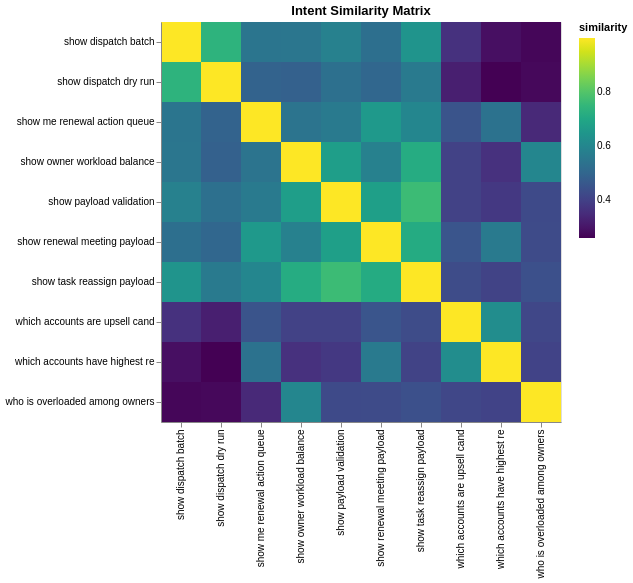

The code cell stored with this chart in its notebook:
### Code cell
// Intent diversity: unique intents and their similarity
function cosine(a: number[], b: number[]): number {
  let dot = 0, na = 0, nb = 0;
  for (let i = 0; i < a.length; i++) {
    dot += a[i] * b[i];
    na += a[i] * a[i];
    nb += b[i] * b[i];
  }
  return dot / (Math.sqrt(na) * Math.sqrt(nb) + 1e-9);
}

const intents = withIntentEmb.map(t => ({
  intent: t.intent ?? '(none)',
  target: t.targetNote,
  embedding: t.intentEmbedding!,
}));

if (intents.length >= 2) {
  console.log('\n=== Intent Embeddings ===');
  console.log(`${intents.length} intents with embeddings\n`);
  
  // Pairwise similarity between intents
  const intentSimData: Array<{intentA: string, intentB: string, similarity: number}> = [];
  for (let i = 0; i < intents.length; i++) {
    for (let j = 0; j < intents.length; j++) {
      intentSimData.push({
        intentA: intents[i].intent.slice(0, 30),
        intentB: intents[j].intent.slice(0, 30),
        similarity: cosine(intents[i].embedding, intents[j].embedding),
      });
    }
  }
  
  const intentSpec = {
    "$schema": "https://vega.github.io/schema/vega-lite/v5.json",
    "title": "Intent Similarity Matrix",
    "width": 400,
    "height": 400,
    "data": { "values": intentSimData },
    "mark": "rect",
    "encoding": {
      "x": { "field": "intentA", "type": "nominal", "title": null },
      "y": { "field": "intentB", "type": "nominal", "title": null },
      "color": { "field": "similarity", "type": "quantitative", "scale": { "scheme": "viridis" } },
      "tooltip": [{ "field": "intentA" }, { "field": "intentB" }, { "field": "similarity", "format": ".3f" }]
    }
  };
  await Deno.jupyter.display({ "application/vnd.vegalite.v5+json": intentSpec }, { raw: true });
} else {
  console.log('\nNot enough intents with embeddings for similarity analysis.');
  console.log('Run more --intent queries to accumulate data.');
}

### Figure 1 — Vega-Lite specification as saved in the notebook (floating-point values rounded to 4 significant figures; data arrays with more than 128 entries replaced by an {"elided": "..."} marker saying what was removed)
{"$schema": "https://vega.github.io/schema/vega-lite/v5.json", "data": {"values": {"elided": "784 records"}}, "encoding": {"color": {"field": "similarity", "scale": {"scheme": "viridis"}, "type": "quantitative"}, "tooltip": [{"field": "intentA"}, {"field": "intentB"}, {"field": "similarity", "format": ".3f"}], "x": {"field": "intentA", "title": null, "type": "nominal"}, "y": {"field": "intentB", "title": null, "type": "nominal"}}, "height": 400, "mark": "rect", "title": "Intent Similarity Matrix", "width": 400}
